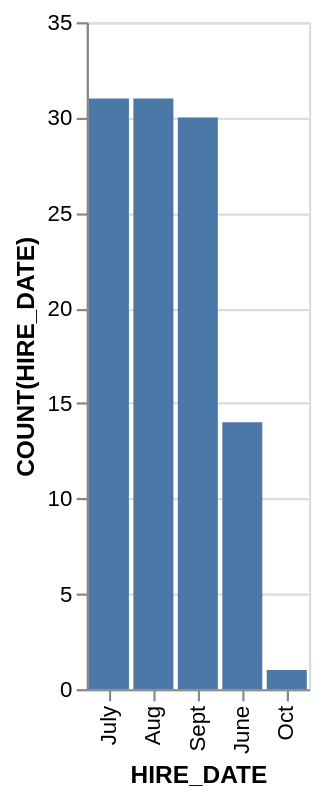

Source (Vega-Lite JSON):
### Vega-Lite specification from a JSON file in a GitHub repository (floating-point values rounded to 4 significant figures)
{"data": {"values": [{"x_data": "July", "y_data": 31}, {"x_data": "Aug", "y_data": 31}, {"x_data": "Sept", "y_data": 30}, {"x_data": "June", "y_data": 14}, {"x_data": "Oct", "y_data": 1}]}, "mark": "bar", "encoding": {"x": {"field": "x_data", "type": "nominal", "title": "HIRE_DATE", "sort": {"op": "sum", "field": "y_data", "order": "descending"}}, "y": {"field": "y_data", "type": "quantitative", "title": "COUNT(HIRE_DATE)"}}}
